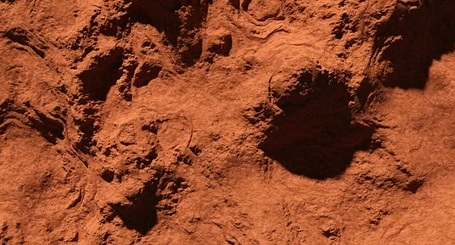
#> input picture TerrainClassification/testImage1.jpg, 455 x 245 px
$ python main.py
#> lines starting #> are read from the running program, lines starting #| are printed output that depends on the picture; after the words box and inside, x2 and y2 are one past the last pixel; in counts of white or black regions, pixels touching at a corner belong together
import numpy as np
import matplotlib.pyplot as plt
from scipy.fft import fft2, fftshift
import cv2
import os
import sys

def classify_surface_fft(image, block_size=32, threshold_radius=6):
    """
    Classifies a grayscale image into soft (0) and hard (1) surfaces using FFT.
    Includes reflection padding to process boundary edge pixels without skewing frequencies.
    """
    orig_h, orig_w = image.shape

    # 1. Calculate how much padding is needed to make dimensions multiples of block_size
    pad_h = (block_size - (orig_h % block_size)) % block_size
    pad_w = (block_size - (orig_w % block_size)) % block_size

    # 2. Pad the image using 'reflect' to avoid sharp edges that skew the FFT
    padded_image = np.pad(image, ((0, pad_h), (0, pad_w)), mode='reflect')
    h, w = padded_image.shape

    # Matrices are now sized to the padded dimensions
    prediction_matrix = np.zeros((h, w))
    ratio_matrix = np.zeros((h, w), dtype=float)
    stride = block_size

    # 3. Create spatial masks for Low vs High frequency
    cy, cx = block_size // 2, block_size // 2
    y, x = np.ogrid[:block_size, :block_size]
    dist_from_center = np.sqrt((x - cx)**2 + (y - cy)**2)

    high_freq_mask = dist_from_center > threshold_radius
    low_freq_mask = dist_from_center <= threshold_radius

    ratios = []

    print(f"Original size: {orig_w}x{orig_h}. Padded to: {w}x{h} for processing...")

    # 4. Process the image in blocks (No need to check for incomplete blocks anymore!)
    for i in range(0, h, stride):
        for j in range(0, w, stride):
            block = padded_image[i:i+block_size, j:j+block_size]

            # Compute 2D Fast Fourier Transform
            f_transform = fft2(block)
            f_shift = fftshift(f_transform)
            magnitude_spectrum = np.abs(f_shift)

            # Calculate energy in high vs low frequency bands
            high_energy = np.sum(magnitude_spectrum[high_freq_mask])
            low_energy = np.sum(magnitude_spectrum[low_freq_mask])

            # Calculate Ratio (Add a tiny number to avoid division by zero)
            ratio = high_energy / (low_energy + 1e-8)
            ratios.append({'i': i, 'j': j, 'ratio': ratio})

    # 5. Determine threshold
    THRESHOLD_RATIO = 1 # You can adjust this based on experimentation
    print(f"Using static threshold ratio: {THRESHOLD_RATIO:.4f}")

    # 6. Populate the final prediction matrix
    for r in ratios:
        is_hard = 1 if r['ratio'] > THRESHOLD_RATIO else 0
        i, j = r['i'], r['j']

        # Broadcast the prediction to all pixels inside that block
        prediction_matrix[i:i+block_size, j:j+block_size] = is_hard
        ratio_matrix[i:i+block_size, j:j+block_size] = r['ratio']

    # 7. Crop the matrices back to the original image dimensions before returning
    final_prediction = prediction_matrix[:orig_h, :orig_w]
    final_ratio = ratio_matrix[:orig_h, :orig_w]

    return final_prediction, final_ratio

def main():
    image_files = ['testImage1.jpg', 'testImage2.jpg', 'testImage3.jpg']
    block_size = 32
    threshold_radius = 6

    # Store results for all images
    results = []

    # Process each image
    for image_path in image_files:
        # Check if image exists
        if not os.path.exists(image_path):
            print(f"Error: Could not find '{image_path}' in the current directory.")
            continue

        # Load image in grayscale
        # FFT texture analysis relies on intensity, not color
        img = cv2.imread(image_path, cv2.IMREAD_GRAYSCALE)
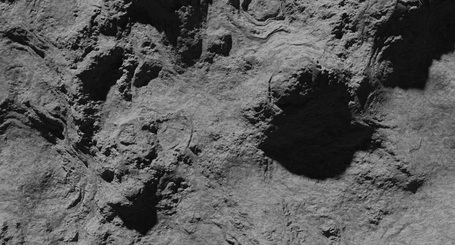
#> img: shape (245, 455); min 0, max 189, mean 89.4

        if img is None:
            print(f"Error: Failed to load '{image_path}'. Ensure it is a valid image file.")
            continue

        print(f"\nProcessing {image_path}...")
        # Run the classification
        prediction_matrix, ratio_matrix = classify_surface_fft(img, block_size=block_size, threshold_radius=threshold_radius)
#> in classify_surface_fft, `padded_image = np.pad(image, ((0, pad_h), (0, pad_w)), mode='reflect')`:
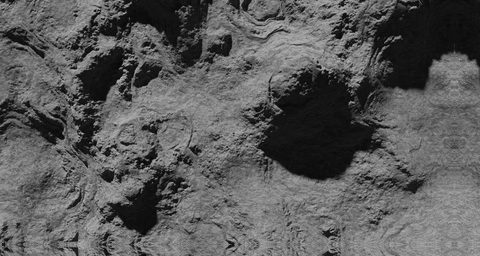
#> padded_image: shape (256, 480); min 0, max 189, mean 90.9
#> (printed output is left out)
#> after the loop in classify_surface_fft, `for i in range(0, h, stride):`:
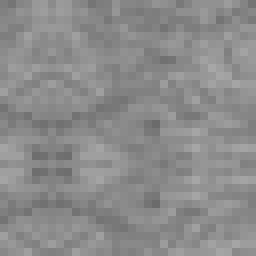
#> block: shape (32, 32) (shown 8 times larger); min 107, max 167, mean 139.3
#> after the loop in classify_surface_fft, `for i in range(0, h, stride):`: ratios = 120 items
#> the loop in classify_surface_fft, `for r in ratios:` made 120 passes
#> (r, is_hard, i, j) on passes 1 to 12: ({'i': 0, 'j': 0, 'ratio': 1.47}, 1, 0, 0), ({'i': 0, 'j': 32, 'ratio': 1.69}, 1, 0, 32), ({'i': 0, 'j': 64, 'ratio': 1.18}, 1, 0, 64), ({'i': 0, 'j': 96, 'ratio': 1.48}, 1, 0, 96), ({'i': 0, 'j': 128, 'ratio': 1.2}, 1, 0, 128), ({'i': 0, 'j': 160, 'ratio': 1.73}, 1, 0, 160), ({'i': 0, 'j': 192, 'ratio': 1.22}, 1, 0, 192), ({'i': 0, 'j': 224, 'ratio': 1.22}, 1, 0, 224), ({'i': 0, 'j': 256, 'ratio': 1.38}, 1, 0, 256), ({'i': 0, 'j': 288, 'ratio': 1.35}, 1, 0, 288), ({'i': 0, 'j': 320, 'ratio': 1.41}, 1, 0, 320), ({'i': 0, 'j': 352, 'ratio': 1.55}, 1, 0, 352)
#> after the loop in classify_surface_fft, `for r in ratios:`:
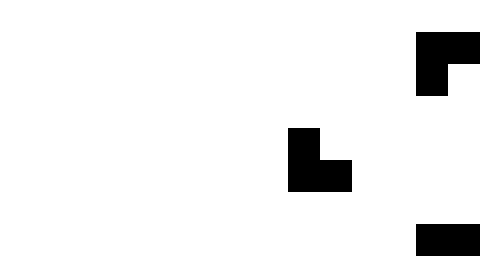
#> prediction_matrix: shape (256, 480) float64; values 0 (black) and 1 (white), 93.3% white; 3 black regions, box (x1, y1, x2, y2) and area: (416, 32, 480, 96) 3072, (288, 128, 352, 192) 3072, (416, 224, 480, 256) 2048
#> after the loop in classify_surface_fft, `for r in ratios:`:
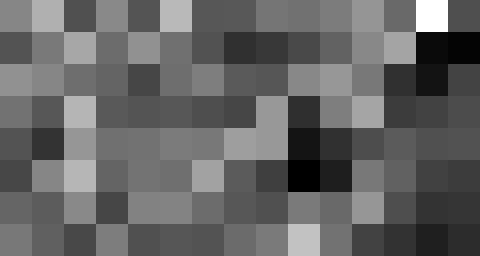
#> ratio_matrix: shape (256, 480) float64; min 0.758, max 2.1, mean 1.29; drawn with min black and max white
#> in classify_surface_fft, `final_prediction = prediction_matrix[:orig_h, :orig_w]`: final_prediction: shape (245, 455) float64; values 0 (black) and 1 (white), 94.5% white; 3 black regions, box (x1, y1, x2, y2) and area: (288, 128, 352, 192) 3072, (416, 32, 455, 96) 2272, (416, 224, 455, 245) 819
#> in classify_surface_fft, `final_ratio = ratio_matrix[:orig_h, :orig_w]`:
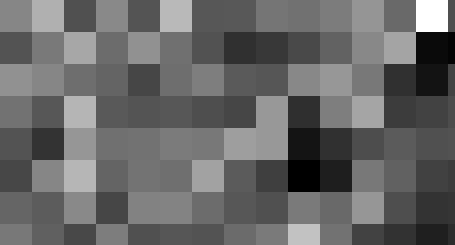
#> final_ratio: shape (245, 455) float64; min 0.758, max 2.1, mean 1.31; drawn with min black and max white

        results.append({
            'filename': image_path,
            'image': img,
            'prediction': prediction_matrix,
            'ratio': ratio_matrix
        })
#> pass 2 of the loop in main, `for image_path in image_files:`:
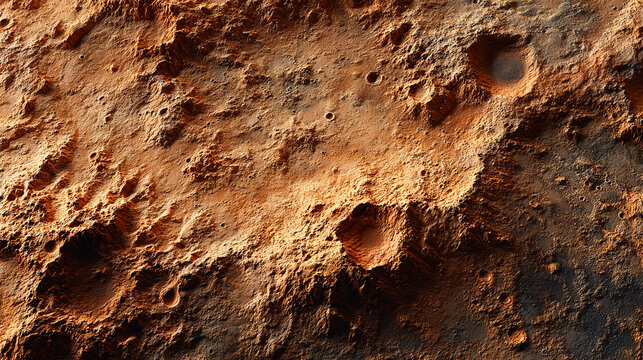
#> input picture TerrainClassification/testImage2.jpg, 643 x 360 px
#> img: shape (360, 643)
#> padded_image: shape (384, 672)
#> (printed output is left out)
#> after the loop in classify_surface_fft (call 2), `for i in range(0, h, stride):`:
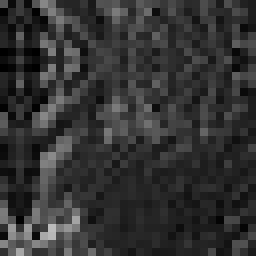
#> block: shape (32, 32) (shown 8 times larger); min 0, max 188, mean 50.7
#> after the loop in classify_surface_fft (call 2), `for i in range(0, h, stride):`: ratios = 252 items
#> the loop in classify_surface_fft (call 2), `for r in ratios:` made 252 passes
#> (r, i, j) on passes 1 to 3: ({'i': 0, 'j': 0, 'ratio': 1.68}, 0, 0), ({'i': 0, 'j': 32, 'ratio': 1.51}, 0, 32), ({'i': 0, 'j': 64, 'ratio': 1.39}, 0, 64)
#> final_prediction: shape (360, 643) float64; every value is 1
#> in classify_surface_fft (call 2), `final_ratio = ratio_matrix[:orig_h, :orig_w]`:
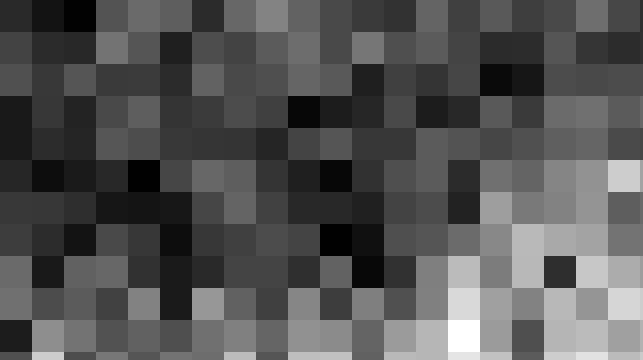
#> final_ratio: shape (360, 643) float64; min 1.37, max 3.25, mean 1.99; drawn with min black and max white
#> pass 3 of the loop in main, `for image_path in image_files:`:
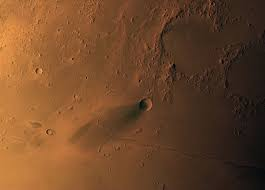
#> input picture TerrainClassification/testImage3.jpg, 265 x 190 px
#> img: shape (190, 265)
#> padded_image: shape (192, 288)
#> (printed output is left out)
#> after the loop in classify_surface_fft (call 3), `for i in range(0, h, stride):`: ratios = 54 items
#> the loop in classify_surface_fft (call 3), `for r in ratios:` made 54 passes
#> (r, is_hard, i, j) on passes 1 to 8: ({'i': 0, 'j': 0, 'ratio': 0.689}, 0, 0, 0), ({'i': 0, 'j': 32, 'ratio': 0.995}, 0, 0, 32), ({'i': 0, 'j': 64, 'ratio': 1.31}, 1, 0, 64), ({'i': 0, 'j': 96, 'ratio': 0.736}, 0, 0, 96), ({'i': 0, 'j': 128, 'ratio': 0.999}, 0, 0, 128), ({'i': 0, 'j': 160, 'ratio': 1.46}, 1, 0, 160), ({'i': 0, 'j': 192, 'ratio': 2.05}, 1, 0, 192), ({'i': 0, 'j': 224, 'ratio': 1.47}, 1, 0, 224)
#> after the loop in classify_surface_fft (call 3), `for r in ratios:`:
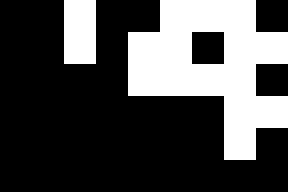
#> prediction_matrix: shape (192, 288) float64; values 0 (black) and 1 (white), 29.6% white; 2 white regions, box (x1, y1, x2, y2) and area: (128, 0, 288, 160) 14336, (64, 0, 96, 64) 2048
#> final_prediction: shape (190, 265) float64; values 0 (black) and 1 (white), 29.6% white; 2 white regions, box (x1, y1, x2, y2) and area: (128, 0, 265, 160) 12864, (64, 0, 96, 64) 2048
#> in classify_surface_fft (call 3), `final_ratio = ratio_matrix[:orig_h, :orig_w]`:
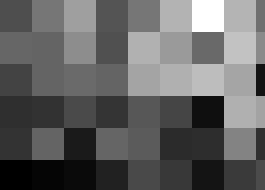
#> final_ratio: shape (190, 265) float64; min 0.0812, max 2.05, mean 0.845; drawn with min black and max white

    if not results:
        print("Error: No images were processed successfully.")
        sys.exit(1)

    # --- Visualization: Stack all predictions in a single file ---
    print("\nGenerating stacked visualizations...")
    num_images = len(results)
#> num_images = 3
    fig, axs = plt.subplots(num_images, 4, figsize=(24, 6 * num_images))

    # If only one image, axs will be 1D; make it 2D for consistency
    if num_images == 1:
        axs = axs.reshape(1, -1)

    for idx, result in enumerate(results):
        img = result['image']
        prediction_matrix = result['prediction']
        ratio_matrix = result['ratio']
        filename = result['filename']

        # 1. Original Image
        axs[idx, 0].imshow(img, cmap='gray')
        axs[idx, 0].set_title(f"Original: {filename}")
        axs[idx, 0].axis('off')

        # 2. Prediction Matrix
        # Using 'coolwarm' colormap: Blue represents 0 (Soft), Red represents 1 (Hard)
        # Keep binary class colors stable even when all pixels are the same class.
        axs[idx, 1].imshow(prediction_matrix, cmap='coolwarm', vmin=0, vmax=1)
        axs[idx, 1].set_title(f"Prediction: {filename}\n(Blue: Soft | Red: Hard)")
        axs[idx, 1].axis('off')

        # 3. Overlay
        # Plot original grayscale first, then overlay the prediction matrix with transparency (alpha)
        axs[idx, 2].imshow(img, cmap='gray')
        axs[idx, 2].imshow(prediction_matrix, cmap='coolwarm', alpha=0.4, vmin=0, vmax=1)
        axs[idx, 2].set_title(f"Overlay: {filename}")
        axs[idx, 2].axis('off')

        # 4. FFT Ratio Heatmap
        ratio_plot = axs[idx, 3].imshow(ratio_matrix, cmap='inferno')
        axs[idx, 3].set_title(f"FFT Ratio: {filename}")
        axs[idx, 3].axis('off')
        fig.colorbar(ratio_plot, ax=axs[idx, 3], fraction=0.046, pad=0.04)
#> this loop made 3 passes
#> filename on passes 1 to 3: 'testImage1.jpg', 'testImage2.jpg', 'testImage3.jpg'

    plt.tight_layout()

    # Save the output figure
    output_filename = 'prediction_output_stacked.png'
    plt.savefig(output_filename, dpi=300)
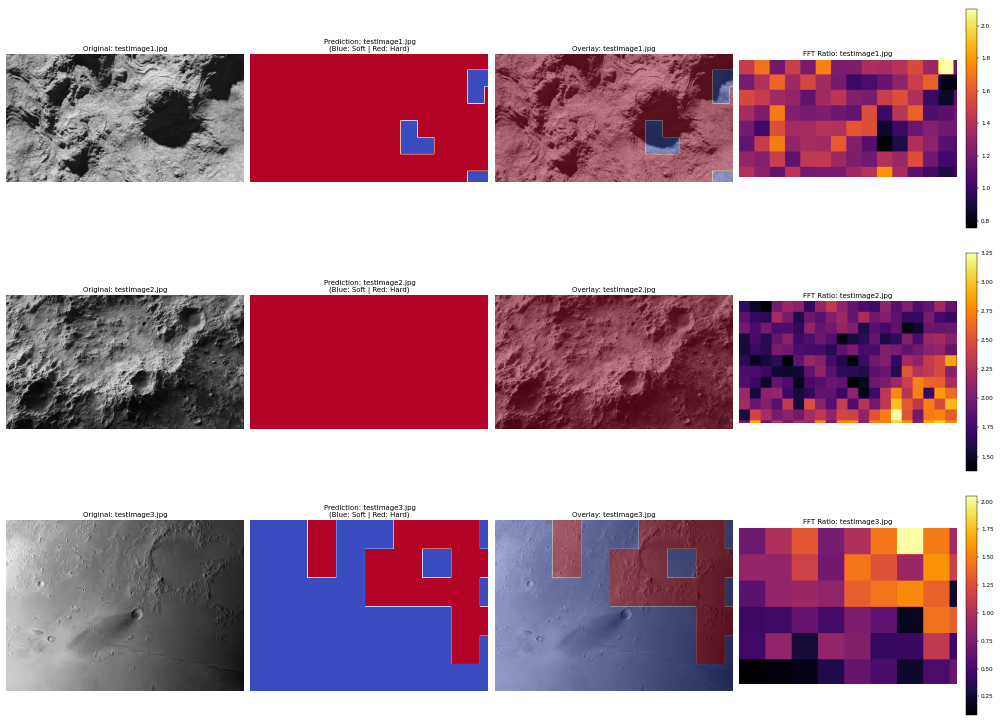
#> figure drawn by matplotlib, 15 panels
    print(f"Successfully saved stacked visualization to '{output_filename}'")

    # Display the plot window
    plt.show()

if __name__ == "__main__":
    main()
